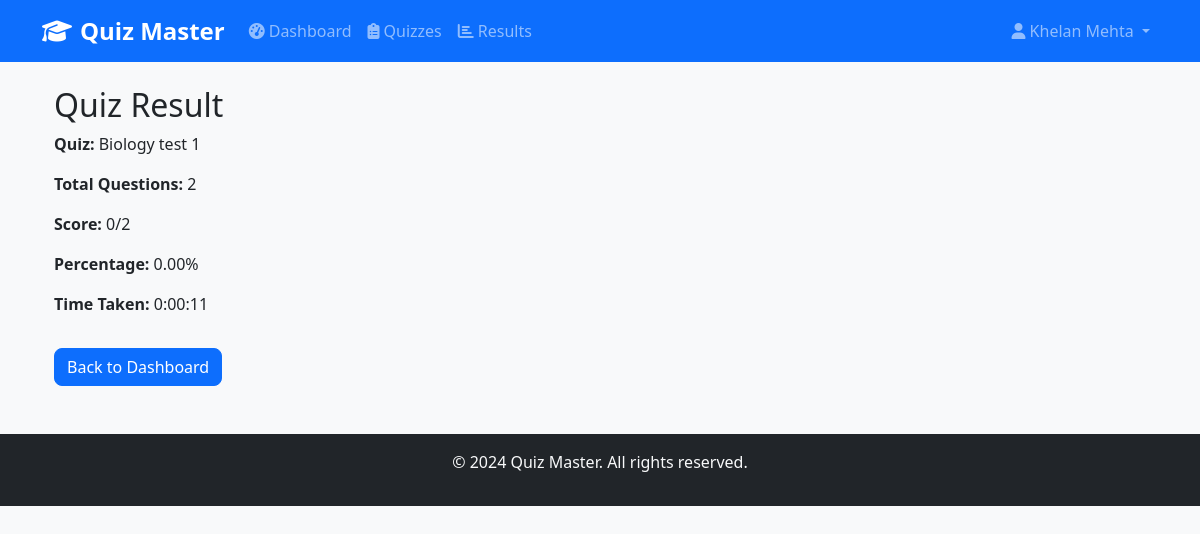
The app's page /user/quiz/result/2 (signed in) with its own data.
### database/models.py (models this page shows, shortened)
class Quiz(db.Model):
    __tablename__ = 'quizzes'
    id = db.Column(db.Integer, primary_key=True)
    chapter_id = db.Column(db.Integer, db.ForeignKey('chapters.id'), nullable=False)
    title = db.Column(db.String(100), nullable=False)
    date_of_quiz = db.Column(db.Date, nullable=False)
    time_duration = db.Column(db.String(10), nullable=False)
    remarks = db.Column(db.Text)
    live_from = db.Column(db.DateTime, nullable=True)  # New field for live start date
    live_to = db.Column(db.DateTime, nullable=True)   # New field for live end date
    created_at = db.Column(db.DateTime, default=datetime.utcnow)
    questions = db.relationship('Question', backref='quiz', lazy=True, cascade='all, delete-orphan')
    scores = db.relationship('Score', backref='quiz', lazy=True, cascade='all, delete-orphan')

class Score(db.Model):
    __tablename__ = 'scores'
    id = db.Column(db.Integer, primary_key=True)
    quiz_id = db.Column(db.Integer, db.ForeignKey('quizzes.id'), nullable=False)
    user_id = db.Column(db.Integer, db.ForeignKey('users.id'), nullable=False)
    time_stamp_of_attempt = db.Column(db.DateTime, default=datetime.utcnow)
    total_scored = db.Column(db.Integer, nullable=False)
    total_questions = db.Column(db.Integer, nullable=False)
    time_taken = db.Column(db.String(10))

### routes/user.py (the view)
@user_bp.route('/quiz/result/<int:score_id>')
@login_required
def quiz_result(score_id):
    score = Score.query.get_or_404(score_id)
    if score.user_id != session['user_id']:
        flash('Access denied!', 'error')
        return redirect(url_for('user.dashboard'))
    return render_template('user/quiz_result.html', score=score)

### routes/user.py (called while the page is built)
def login_required(f):
    @wraps(f)
    def decorated_function(*args, **kwargs):
        if not session.get('user_id'):
            flash('Please login to access this page.', 'error')
            return redirect(url_for('auth.login'))
        return f(*args, **kwargs)
    return decorated_function

### templates/user/quiz_result.html (shortened to what this page needs)
{% extends "base.html" %}
{% block content %}
<div class="container mt-4">
    <h2>Quiz Result</h2>
    <p><strong>Quiz:</strong> {{ score.quiz.title }}</p>
    <p><strong>Total Questions:</strong> {{ score.total_questions }}</p>
    <p><strong>Score:</strong> {{ score.total_scored }}/{{ score.total_questions }}</p>
    <p><strong>Percentage:</strong> {{ "%.2f"|format((score.total_scored / score.total_questions * 100)) }}%</p>
    <p><strong>Time Taken:</strong> {{ score.time_taken }}</p>
    <a href="{{ url_for('user.dashboard') }}" class="btn btn-primary mt-3">Back to Dashboard</a>
</div>
{% endblock %}

### static/css/style.css (style rules this page uses)
body { background-color: #f8f9fa; font-family: 'Segoe UI', Tahoma, Geneva, Verdana, sans-serif; }
.btn { border-radius: 0.5rem; transition: all 0.2s ease; }

### records on screen
Quiz: quiz "Biology test 1"
Score: total_questions "2", total_scored "0", (score.total_scored/score.total_questions*100) "0.00", time_taken "0:00:11"

### other values on screen
{{ session.full_name }} "Khelan Mehta"
